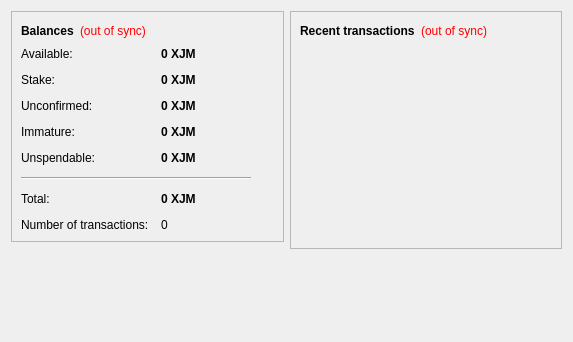
<?xml version="1.0" encoding="UTF-8"?>
<ui version="4.0">
 <class>OverviewPage</class>
 <widget class="QWidget" name="OverviewPage">
  <property name="geometry">
   <rect>
    <x>0</x>
    <y>0</y>
    <width>573</width>
    <height>342</height>
   </rect>
  </property>
  <property name="windowTitle">
   <string>Form</string>
  </property>
  <layout class="QHBoxLayout" name="horizontalLayout" stretch="1,1">
   <item>
    <layout class="QVBoxLayout" name="verticalLayout_2">
     <item>
      <widget class="QFrame" name="frame">
       <property name="frameShape">
        <enum>QFrame::StyledPanel</enum>
       </property>
       <property name="frameShadow">
        <enum>QFrame::Raised</enum>
       </property>
       <layout class="QVBoxLayout" name="verticalLayout_4">
        <item>
         <layout class="QHBoxLayout" name="horizontalLayout_4">
          <item>
           <widget class="QLabel" name="label_5">
            <property name="font">
             <font>
              <weight>75</weight>
              <bold>true</bold>
             </font>
            </property>
            <property name="text">
             <string>Balances</string>
            </property>
           </widget>
          </item>
          <item>
           <widget class="QLabel" name="labelWalletStatus">
            <property name="toolTip">
             <string>The displayed information may be out of date. Your wallet automatically synchronizes with the Moneta network after a connection is established, but this process has not completed yet.</string>
            </property>
            <property name="styleSheet">
             <string notr="true">QLabel { color: red; }</string>
            </property>
            <property name="text">
             <string notr="true">(out of sync)</string>
            </property>
            <property name="alignment">
             <set>Qt::AlignLeading|Qt::AlignLeft|Qt::AlignVCenter</set>
            </property>
           </widget>
          </item>
          <item>
           <spacer name="horizontalSpacer_2">
            <property name="orientation">
             <enum>Qt::Horizontal</enum>
            </property>
            <property name="sizeHint" stdset="0">
             <size>
              <width>40</width>
              <height>20</height>
             </size>
            </property>
           </spacer>
          </item>
         </layout>
        </item>
        <item>
         <layout class="QFormLayout" name="formLayout_2">
          <property name="fieldGrowthPolicy">
           <enum>QFormLayout::AllNonFixedFieldsGrow</enum>
          </property>
          <property name="horizontalSpacing">
           <number>12</number>
          </property>
          <property name="verticalSpacing">
           <number>12</number>
          </property>
          <item row="0" column="0">
           <widget class="QLabel" name="labelAvailableText">
            <property name="toolTip">
             <string>Your current available balance</string>
            </property>
            <property name="text">
             <string>Available:</string>
            </property>
           </widget>
          </item>
          <item row="0" column="1">
           <widget class="QLabel" name="labelAvailable">
            <property name="font">
             <font>
              <weight>75</weight>
              <bold>true</bold>
             </font>
            </property>
            <property name="cursor">
             <cursorShape>IBeamCursor</cursorShape>
            </property>
            <property name="toolTip">
             <string>Your current available balance</string>
            </property>
            <property name="text">
             <string notr="true">0 XJM</string>
            </property>
            <property name="alignment">
             <set>Qt::AlignLeading|Qt::AlignLeft|Qt::AlignVCenter</set>
            </property>
            <property name="textInteractionFlags">
             <set>Qt::LinksAccessibleByMouse|Qt::TextSelectableByKeyboard|Qt::TextSelectableByMouse</set>
            </property>
           </widget>
          </item>
          <item row="1" column="0">
           <widget class="QLabel" name="label_6">
            <property name="toolTip">
             <string>Total of coins that was staked, and do not yet count toward the current balance</string>
            </property>
            <property name="text">
             <string>Stake:</string>
            </property>
           </widget>
          </item>
          <item row="1" column="1">
           <widget class="QLabel" name="labelStake">
            <property name="font">
             <font>
              <weight>75</weight>
              <bold>true</bold>
             </font>
            </property>
            <property name="cursor">
             <cursorShape>IBeamCursor</cursorShape>
            </property>
            <property name="toolTip">
             <string>Total of coins that was staked, and do not yet count toward the current balance</string>
            </property>
            <property name="text">
             <string notr="true">0 XJM</string>
            </property>
            <property name="alignment">
             <set>Qt::AlignLeading|Qt::AlignLeft|Qt::AlignVCenter</set>
            </property>
            <property name="textInteractionFlags">
             <set>Qt::LinksAccessibleByMouse|Qt::TextSelectableByKeyboard|Qt::TextSelectableByMouse</set>
            </property>
           </widget>
          </item>
          <item row="2" column="0">
           <widget class="QLabel" name="label_3">
            <property name="toolTip">
             <string>Total of transactions that have yet to be confirmed, and do not yet count toward the current balance</string>
            </property>
            <property name="text">
             <string>Unconfirmed:</string>
            </property>
           </widget>
          </item>
          <item row="2" column="1">
           <widget class="QLabel" name="labelUnconfirmed">
            <property name="font">
             <font>
              <weight>75</weight>
              <bold>true</bold>
             </font>
            </property>
            <property name="cursor">
             <cursorShape>IBeamCursor</cursorShape>
            </property>
            <property name="toolTip">
             <string>Total of transactions that have yet to be confirmed, and do not yet count toward the current balance</string>
            </property>
            <property name="text">
             <string notr="true">0 XJM</string>
            </property>
            <property name="alignment">
             <set>Qt::AlignLeading|Qt::AlignLeft|Qt::AlignVCenter</set>
            </property>
            <property name="textInteractionFlags">
             <set>Qt::LinksAccessibleByMouse|Qt::TextSelectableByKeyboard|Qt::TextSelectableByMouse</set>
            </property>
           </widget>
          </item>
          <item row="3" column="0">
           <widget class="QLabel" name="labelImmatureText">
            <property name="toolTip">
             <string>Mined balance that has not yet matured</string>
            </property>
            <property name="text">
             <string>Immature:</string>
            </property>
           </widget>
          </item>
          <item row="3" column="1">
           <widget class="QLabel" name="labelImmature">
            <property name="font">
             <font>
              <weight>75</weight>
              <bold>true</bold>
             </font>
            </property>
            <property name="toolTip">
             <string>Mined balance that has not yet matured</string>
            </property>
            <property name="text">
             <string notr="true">0 XJM</string>
            </property>
            <property name="alignment">
             <set>Qt::AlignLeading|Qt::AlignLeft|Qt::AlignVCenter</set>
            </property>
            <property name="textInteractionFlags">
             <set>Qt::LinksAccessibleByMouse|Qt::TextSelectableByKeyboard|Qt::TextSelectableByMouse</set>
            </property>
           </widget>
          </item>
          <item row="4" column="0">
           <widget class="QLabel" name="labelBalanceWatchOnlyText">
            <property name="toolTip">
             <string>Your unspendable balance</string>
            </property>
            <property name="text">
             <string>Unspendable:</string>
            </property>
           </widget>
          </item>
          <item row="4" column="1">
           <widget class="QLabel" name="labelBalanceWatchOnly">
            <property name="font">
             <font>
              <weight>75</weight>
              <bold>true</bold>
             </font>
            </property>
            <property name="cursor">
             <cursorShape>IBeamCursor</cursorShape>
            </property>
            <property name="toolTip">
             <string>Your unspendable balance</string>
            </property>
            <property name="text">
             <string notr="true">0 XJM</string>
            </property>
            <property name="alignment">
             <set>Qt::AlignLeading|Qt::AlignLeft|Qt::AlignVCenter</set>
            </property>
            <property name="textInteractionFlags">
             <set>Qt::LinksAccessibleByMouse|Qt::TextSelectableByKeyboard|Qt::TextSelectableByMouse</set>
            </property>
           </widget>
          </item>
          <item row="5" column="0" colspan="2">
           <widget class="Line" name="line">
            <property name="maximumSize">
             <size>
              <width>230</width>
              <height>16777215</height>
             </size>
            </property>
            <property name="orientation">
             <enum>Qt::Horizontal</enum>
            </property>
           </widget>
          </item>
          <item row="6" column="0">
           <widget class="QLabel" name="labelTotalText">
            <property name="toolTip">
             <string>Your current total balance</string>
            </property>
            <property name="text">
             <string>Total:</string>
            </property>
           </widget>
          </item>
          <item row="6" column="1">
           <widget class="QLabel" name="labelTotal">
            <property name="font">
             <font>
              <weight>75</weight>
              <bold>true</bold>
             </font>
            </property>
            <property name="toolTip">
             <string>Your current total balance</string>
            </property>
            <property name="text">
             <string notr="true">0 XJM</string>
            </property>
            <property name="alignment">
             <set>Qt::AlignLeading|Qt::AlignLeft|Qt::AlignVCenter</set>
            </property>
            <property name="textInteractionFlags">
             <set>Qt::LinksAccessibleByMouse|Qt::TextSelectableByKeyboard|Qt::TextSelectableByMouse</set>
            </property>
           </widget>
          </item>
          <item row="7" column="0">
           <widget class="QLabel" name="label_2">
            <property name="toolTip">
             <string>Total number of transactions in wallet</string>
            </property>
            <property name="text">
             <string>Number of transactions:</string>
            </property>
           </widget>
          </item>
          <item row="7" column="1">
           <widget class="QLabel" name="labelNumTransactions">
            <property name="toolTip">
             <string>Total number of transactions in wallet</string>
            </property>
            <property name="text">
             <string notr="true">0</string>
            </property>
           </widget>
          </item>
         </layout>
        </item>
       </layout>
      </widget>
     </item>
     <item>
      <spacer name="verticalSpacer">
       <property name="orientation">
        <enum>Qt::Vertical</enum>
       </property>
       <property name="sizeHint" stdset="0">
        <size>
         <width>20</width>
         <height>40</height>
        </size>
       </property>
      </spacer>
     </item>
    </layout>
   </item>
   <item>
    <layout class="QVBoxLayout" name="verticalLayout_3">
     <item>
      <widget class="QFrame" name="frame_2">
       <property name="frameShape">
        <enum>QFrame::StyledPanel</enum>
       </property>
       <property name="frameShadow">
        <enum>QFrame::Raised</enum>
       </property>
       <layout class="QVBoxLayout" name="verticalLayout">
        <item>
         <layout class="QHBoxLayout" name="horizontalLayout_2">
          <item>
           <widget class="QLabel" name="label_4">
            <property name="text">
             <string>&lt;b&gt;Recent transactions&lt;/b&gt;</string>
            </property>
           </widget>
          </item>
          <item>
           <widget class="QLabel" name="labelTransactionsStatus">
            <property name="toolTip">
             <string>The displayed information may be out of date. Your wallet automatically synchronizes with the Moneta network after a connection is established, but this process has not completed yet.</string>
            </property>
            <property name="styleSheet">
             <string notr="true">QLabel { color: red; }</string>
            </property>
            <property name="text">
             <string notr="true">(out of sync)</string>
            </property>
            <property name="alignment">
             <set>Qt::AlignRight|Qt::AlignTrailing|Qt::AlignVCenter</set>
            </property>
           </widget>
          </item>
          <item>
           <spacer name="horizontalSpacer">
            <property name="orientation">
             <enum>Qt::Horizontal</enum>
            </property>
            <property name="sizeHint" stdset="0">
             <size>
              <width>40</width>
              <height>20</height>
             </size>
            </property>
           </spacer>
          </item>
         </layout>
        </item>
        <item>
         <widget class="QListView" name="listTransactions">
          <property name="styleSheet">
           <string notr="true">QListView { background: transparent; }</string>
          </property>
          <property name="frameShape">
           <enum>QFrame::NoFrame</enum>
          </property>
          <property name="verticalScrollBarPolicy">
           <enum>Qt::ScrollBarAlwaysOff</enum>
          </property>
          <property name="horizontalScrollBarPolicy">
           <enum>Qt::ScrollBarAlwaysOff</enum>
          </property>
          <property name="selectionMode">
           <enum>QAbstractItemView::NoSelection</enum>
          </property>
         </widget>
        </item>
       </layout>
      </widget>
     </item>
     <item>
      <spacer name="verticalSpacer_2">
       <property name="orientation">
        <enum>Qt::Vertical</enum>
       </property>
       <property name="sizeHint" stdset="0">
        <size>
         <width>20</width>
         <height>40</height>
        </size>
       </property>
      </spacer>
     </item>
    </layout>
   </item>
  </layout>
 </widget>
 <resources/>
 <connections/>
</ui>
